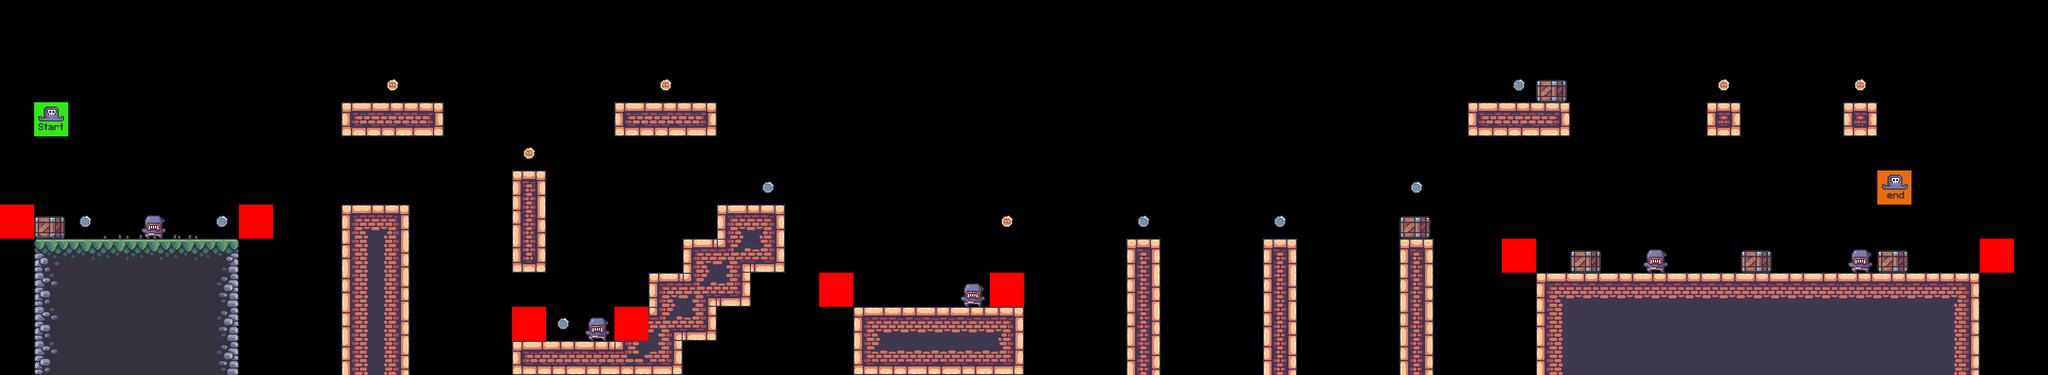

The image is a tile-based game level rendered from a .tmx file. Its description and source (layers, tilesets, objects; grid data summarised) follow:
An orthogonal 60x11 tile map with 64x64 px tiles, 9 tile layers (bg_palms, terrain, crates, grass, ...), 8 tilesets.

<map version="1.10" tiledversion="1.10.2" orientation="orthogonal" renderorder="right-down" width="60" height="11" tilewidth="64" tileheight="64" infinite="0" nextlayerid="10" nextobjectid="1">
 <editorsettings>
  <export target="../0/level_0.csv" format="csv" />
 </editorsettings>
 <tileset firstgid="1" source="../tilesets/terrain_tiles.tsx" />
 <tileset firstgid="17" source="../tilesets/coin_tiles.tsx" />
 <tileset firstgid="19" source="../tilesets/grass_tiles.tsx" />
 <tileset firstgid="24" source="../tilesets/palms.tsx" />
 <tileset firstgid="27" source="../tilesets/crates.tsx" />
 <tileset firstgid="28" source="../tilesets/player_tiles.tsx" />
 <tileset firstgid="30" source="../tilesets/enemy_tiles.tsx" />
 <tileset firstgid="32" source="../tilesets/brick_tiles.tsx" />
 <layer id="5" name="bg_palms" width="60" height="11">
  <data>[660 cells, 0 non-empty, 0 distinct tile ids]</data>
 </layer>
 <layer id="1" name="terrain" width="60" height="11">
  <data>[660 cells, 125 non-empty, 24 distinct tile ids]</data>
 </layer>
 <layer id="6" name="crates" width="60" height="11">
  <data>[660 cells, 6 non-empty, 1 distinct tile ids]</data>
 </layer>
 <layer id="3" name="grass" width="60" height="11">
  <data>[660 cells, 4 non-empty, 4 distinct tile ids]</data>
 </layer>
 <layer id="8" name="enemies" width="60" height="11">
  <data>[660 cells, 5 non-empty, 1 distinct tile ids]</data>
 </layer>
 <layer id="9" name="constraints" width="60" height="11">
  <data>[660 cells, 8 non-empty, 1 distinct tile ids]</data>
 </layer>
 <layer id="4" name="fg_palms" width="60" height="11">
  <data>[660 cells, 0 non-empty, 0 distinct tile ids]</data>
 </layer>
 <layer id="2" name="coins" width="60" height="11">
  <data>[660 cells, 14 non-empty, 2 distinct tile ids]</data>
 </layer>
 <layer id="7" name="player" width="60" height="11">
  <data>[660 cells, 2 non-empty, 2 distinct tile ids]</data>
 </layer>
</map>
